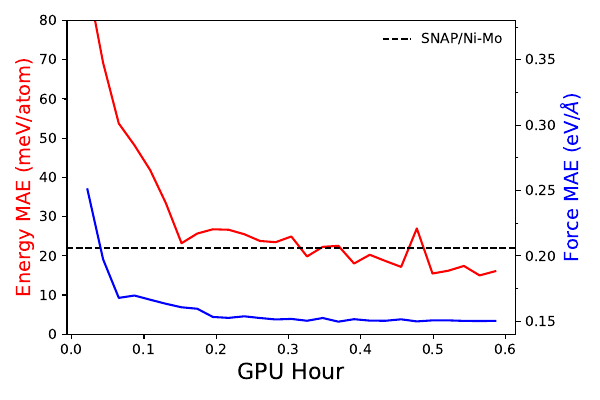

Recreate this plot in Python.
from __future__ import print_function

import numpy as np
import re

from matplotlib import pyplot as plt
from matplotlib.ticker import MultipleLocator

def read_traj(filename):
    """ 
    Read the trajectory and return the MAE/time(GPU) curve.
    """
    speed = 1600
    batch_size = 50
    factor = 1.0 / (speed / batch_size * 3600)
    traj_patt = re.compile(
        r"Step\s=\s+(\d+)\sy_mae/atom\s=\s+([0-9.]+)\sf_mae\s=\s([0-9.]+)")
    with open(filename) as fp:
        data = []
        for line in fp:
            line = line.strip()
            m = traj_patt.search(line)
            if m:
                step = float(m.group(1))
                t = step * factor
                y_mae = float(m.group(2)) * 1000.0
                f_mae = float(m.group(3))
                data.append([t, y_mae, f_mae])
        data = np.asarray(data).transpose()
        return data

gpu_hours, y_list, f_list = read_traj("fig5-traj/g2.50.gpu.traj")

fig, ax1 = plt.subplots(1, 1, figsize=[6, 4])

ax1.plot(gpu_hours, y_list, "r-")

ax1.set_xlabel("GPU Hour", fontsize=16)
ax1.set_ylabel("Energy MAE (meV/atom)", fontsize=14, color='r')
ax1.set_ylim([0, 80])
ax1.yaxis.set_minor_locator(MultipleLocator(20))

xmin, xmax = ax1.get_xlim()[:]
ax1.axhline(22, linestyle='--', color='k', linewidth=1.25,
            label="SNAP/Ni-Mo")
ax1.legend(frameon=False)

ax2 = ax1.twinx()

ax2.plot(gpu_hours, f_list, "b-")
ax2.set_ylabel(r"Force MAE (eV/$\AA$)", fontsize=14, color='b')
ax2.set_ylim([0.14, 0.38])
ax2.yaxis.set_major_locator(MultipleLocator(0.05))
ax2.yaxis.set_minor_locator(MultipleLocator(0.025))

plt.tight_layout()
plt.savefig("Fig5-snap.pdf")
plt.show()
